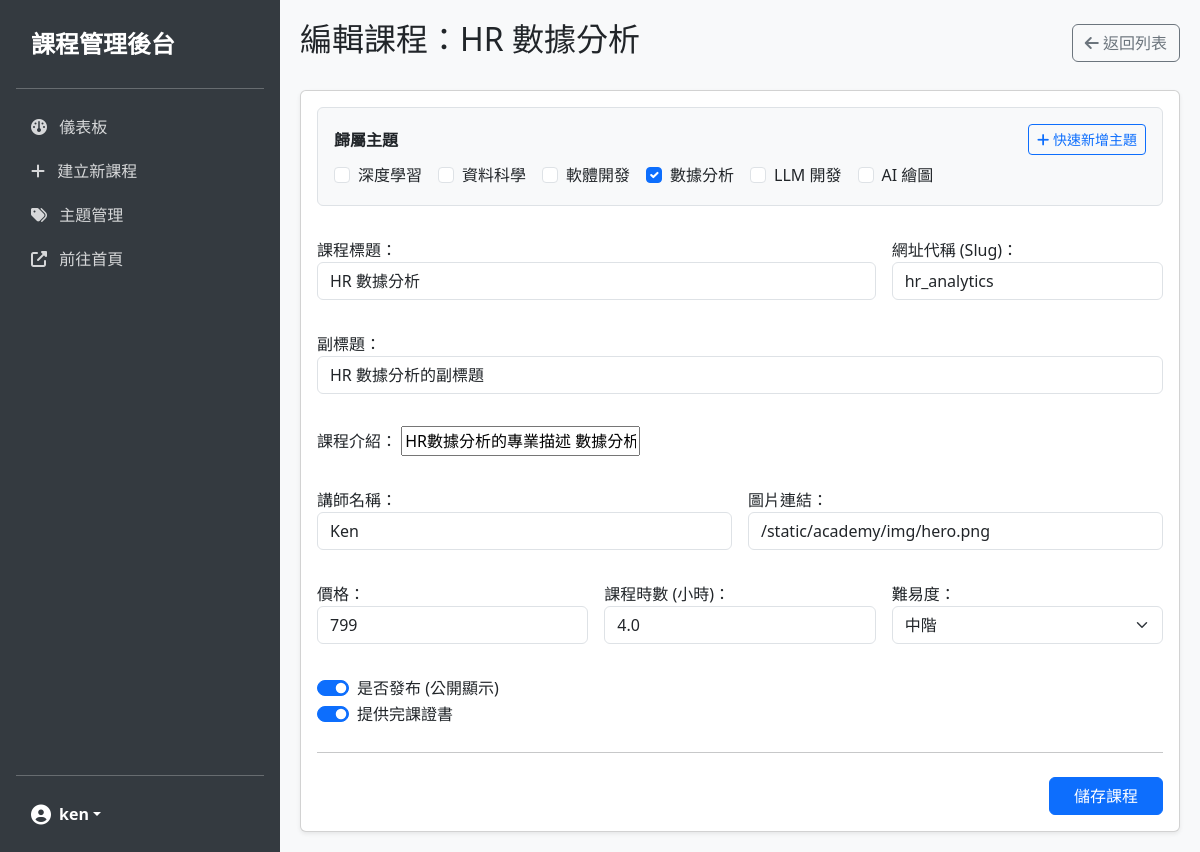
The page /academy/dashboard/course/hr_analytics/edit/ (signed in) on the database as committed earlier.
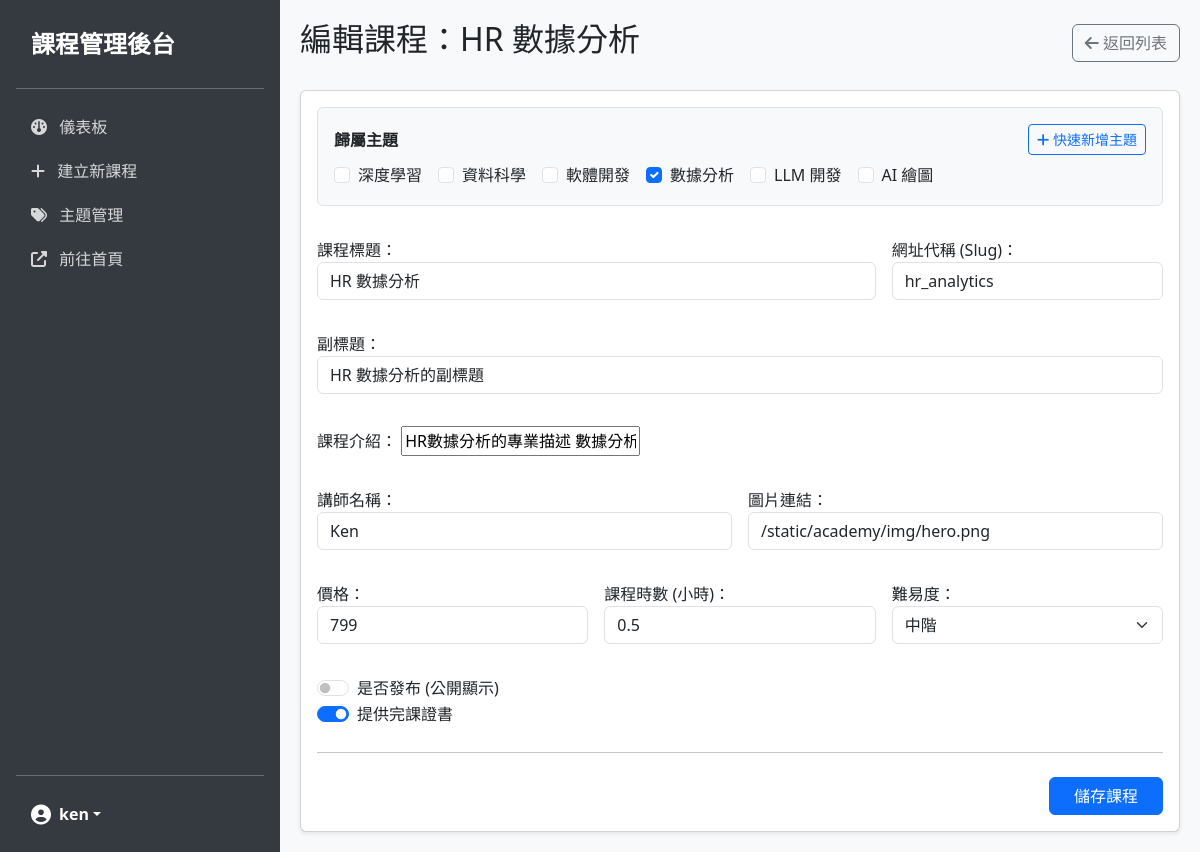
The same page on the database as committed later.
### academy/models.py (models this page shows, shortened)
class Course(models.Model):
    cate = models.ManyToManyField(Category, verbose_name='歸屬主題')
    title = models.CharField(max_length=100)
    subtitle = models.CharField(max_length=200, blank=True)
    description = models.TextField(blank=True)
    slug = models.CharField('課程網址', max_length=256, db_index=True, unique=True)
    img_link = models.CharField('課程圖片連結', max_length=2560, default="/static/academy/img/hero.png")
    instructor = models.CharField(max_length=50)
    duration_hours = models.FloatField()
    level = models.CharField(max_length=20, choices=[
        ('beginner', '初學者'),
        ('intermediate', '中階'),
        ('advanced', '進階')
    ])
    certificate_available = models.BooleanField(default=True)
    price = models.PositiveIntegerField(default=0)
    is_published = models.BooleanField(default=False)
    created_at = models.DateTimeField(auto_now_add=True)

### academy/views.py (the view)
# urls.py: path('academy/dashboard/course/<str:slug>/edit/', dashboard_course_edit, name='dashboard_course_edit'),
@staff_member_required
def dashboard_course_edit(request, slug):
    course = get_object_or_404(Course, slug=slug)
    if request.method == 'POST':
        form = CourseForm(request.POST, instance=course)
        if form.is_valid():
            form.save()
            messages.success(request, "課程資訊更新成功")
            return redirect('dashboard_course_manage', slug=course.slug)
    else:
        form = CourseForm(instance=course)
    return render(request, 'academy/dashboard/course_form.html', locals())

### academy/models.py (called while the page is built)
    def __str__(self):
        return self.name

### templates/academy/dashboard/course_form.html (shortened to what the changed rows need)
{% extends 'academy/dashboard/base.html' %}
{% block content %}
<div class="d-flex justify-content-between align-items-center mb-4">
    <h2>
        {% if course %}編輯課程：{{ course.title }}{% else %}建立新課程{% endif %}
    </h2>
    <a href="{% url 'dashboard_home' %}" class="btn btn-outline-secondary">
        <i class="fa-solid fa-arrow-left"></i> 返回列表
    </a>
</div>
<div class="card shadow-sm">
    <div class="card-body">
        <form method="post">
            <div class="row g-3">
                <div class="col-md-8">
                    <div class="mb-3">
                        {{ form.title.label_tag }}
                        {{ form.title }}
                    </div>
                </div>
                <div class="col-md-4">
                    <div class="mb-3">
                        {{ form.slug.label_tag }}
                        {{ form.slug }}
                    </div>
                </div>
                <div class="col-12">
                    <div class="mb-3">
                        {{ form.subtitle.label_tag }}
                        {{ form.subtitle }}
                    </div>
                </div>
                <div class="col-12">
                    <div class="mb-3">
                        {{ form.description.label_tag }}
                        {{ form.description }}
                    </div>
                </div>
                <div class="col-md-6">
                    <div class="mb-3">
                        {{ form.instructor.label_tag }}
                        {{ form.instructor }}
                    </div>
                </div>
                <div class="col-md-6">
                    <div class="mb-3">
                        {{ form.img_link.label_tag }}
                        {{ form.img_link }}
                    </div>
                </div>
                <div class="col-md-4">
                    <div class="mb-3">
                        {{ form.price.label_tag }}
                        {{ form.price }}
                    </div>
                </div>
                <div class="col-md-4">
                    <div class="mb-3">
                        {{ form.duration_hours.label_tag }}
                        {{ form.duration_hours }}
                    </div>
                </div>
                <div class="col-md-4">
                    <div class="mb-3">
                        {{ form.level.label_tag }}
                        {{ form.level }}
                    </div>
                </div>
                <div class="col-12">
                    <div class="form-check form-switch">
                        {{ form.is_published }}
                        <label class="form-check-label" for="{{ form.is_published.id_for_label }}">是否發布 (公開顯示)</label>
                    </div>
                    <div class="form-check form-switch">
                        {{ form.certificate_available }}
                        <label class="form-check-label"
                            for="{{ form.certificate_available.id_for_label }}">提供完課證書</label>
                    </div>
                </div>
            </div>
        </form>
    </div>
</div>
{% endblock %}

Rows that differ between the two databases and show on the page:
changed Course "HR 數據分析": duration_hours "4.0" → "0.5"; is_published "☑" → "☐"
